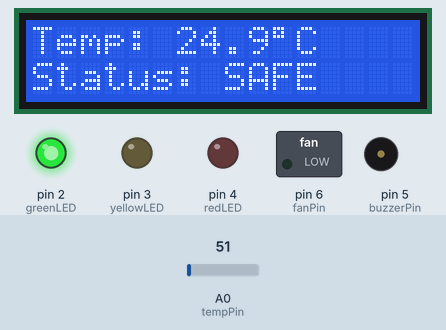
A sketch run on a simulated Arduino Uno, built with avr-gcc and run on an emulated ATmega328P. Shown: 16×2 character LCD, switched loads named in the sketch (green lamp = pin HIGH), output pins drawn as LEDs (lit = HIGH), buzzer (waves = sounding, pin HIGH). The test bench sets the inputs (shaded band); at power-on: A0 (tempPin) = 51. What the sketch prints to the serial monitor is not drawn.

Above: at 3.2 s.
3.3 s: A0 (tempPin) set to 68
At 4.6 s:
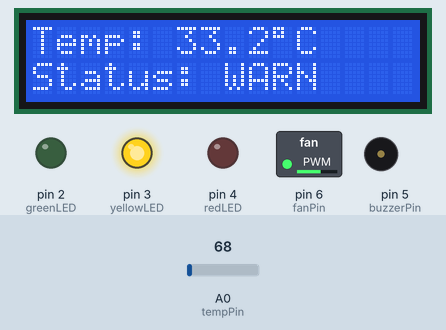
5.0 s: A0 (tempPin) set to 86
At 6.3 s:
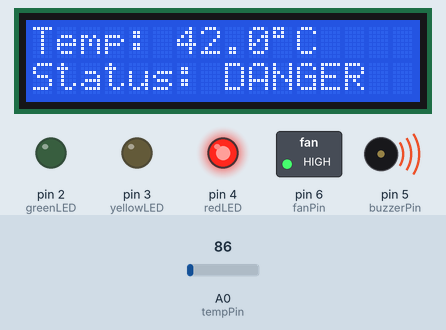
6.6 s: A0 (tempPin) set to 71
At 6.9 s:
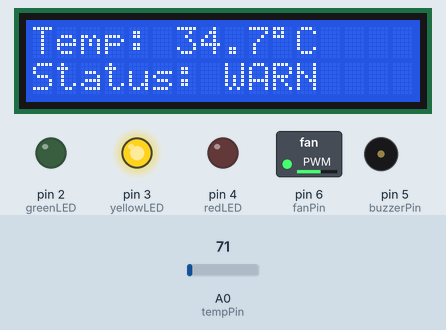
Timing chart, 0 to 9.6 s (numbered marks = the images above; inputs shaded):
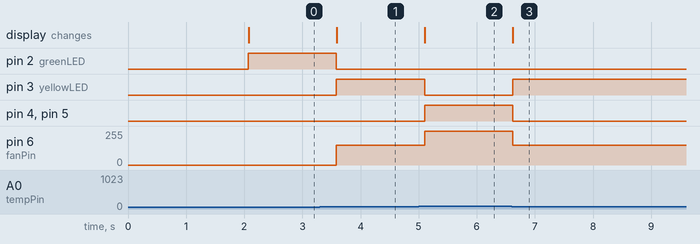

The sketch:

temperature_control.ino
```cpp
#include <LiquidCrystal.h>

// LCD pins: RS, E, D4, D5, D6, D7
LiquidCrystal lcd(12, 11, 10, 9, 8, 7);

// Pins
const int tempPin   = A0;
const int greenLED  = 2;
const int yellowLED = 3;
const int redLED    = 4;
const int buzzerPin = 5;
const int fanPin    = 6;   // PWM pin for transistor base control

void setup() {
  pinMode(greenLED, OUTPUT);
  pinMode(yellowLED, OUTPUT);
  pinMode(redLED, OUTPUT);
  pinMode(buzzerPin, OUTPUT);
  pinMode(fanPin, OUTPUT);

  digitalWrite(greenLED, LOW);
  digitalWrite(yellowLED, LOW);
  digitalWrite(redLED, LOW);
  digitalWrite(buzzerPin, LOW);
  analogWrite(fanPin, 0);

  lcd.begin(16, 2);
  lcd.setCursor(0, 0);
  lcd.print("Temp Control");
  lcd.setCursor(0, 1);
  lcd.print("Starting...");
  delay(2000);
  lcd.clear();

  Serial.begin(9600);
}

void loop() {
  // Read LM35DZ
  int sensorValue = analogRead(tempPin);
  float voltage = sensorValue * (5.0 / 1023.0);
  float temperature = voltage * 100.0;   // LM35DZ formula

  // Serial monitor
  Serial.print("Temperature: ");
  Serial.print(temperature);
  Serial.println(" C");

  // LCD line 1
  lcd.setCursor(0, 0);
  lcd.print("Temp: ");
  lcd.print(temperature, 1);
  lcd.print((char)223);   // degree symbol
  lcd.print("C   ");

  // Control logic
  if (temperature < 30.0) {
    digitalWrite(greenLED, HIGH);
    digitalWrite(yellowLED, LOW);
    digitalWrite(redLED, LOW);
    digitalWrite(buzzerPin, LOW);
    analogWrite(fanPin, 0);

    lcd.setCursor(0, 1);
    lcd.print("Status: SAFE   ");
  }
  else if (temperature >= 30.0 && temperature < 40.0) {
    digitalWrite(greenLED, LOW);
    digitalWrite(yellowLED, HIGH);
    digitalWrite(redLED, LOW);
    digitalWrite(buzzerPin, LOW);
    analogWrite(fanPin, 150);   // medium speed

    lcd.setCursor(0, 1);
    lcd.print("Status: WARN   ");
  }
  else {
    digitalWrite(greenLED, LOW);
    digitalWrite(yellowLED, LOW);
    digitalWrite(redLED, HIGH);
    digitalWrite(buzzerPin, HIGH);
    analogWrite(fanPin, 255);   // full speed

    lcd.setCursor(0, 1);
    lcd.print("Status: DANGER ");
  }

  delay(500);
}
```

Measured:
- the behaviour switches between 61 and 62 on A0 (tempPin) (found by bisection; images 0 and 1)
- after the input at 3.3 s, pin 2 (greenLED): HIGH → LOW after 0.29 s; pin 3 (yellowLED): LOW → HIGH after 0.29 s; pin 6 (fanPin): 0/255 → 150/255 after 0.29 s; the display: changes after 0.29 s (image 1)
- after the input at 5.0 s, pin 3 (yellowLED): HIGH → LOW after 0.10 s; pin 4 (redLED), pin 5 (buzzerPin): LOW → HIGH after 0.10 s; pin 6 (fanPin): 150/255 → 255/255 after 0.10 s; the display: changes after 0.10 s (image 2)
- after the input at 6.6 s, pin 3 (yellowLED): LOW → HIGH at once; pin 4 (redLED), pin 5 (buzzerPin): HIGH → LOW at once; pin 6 (fanPin): 255/255 → 150/255 at once; the display: changes at once (image 3)
